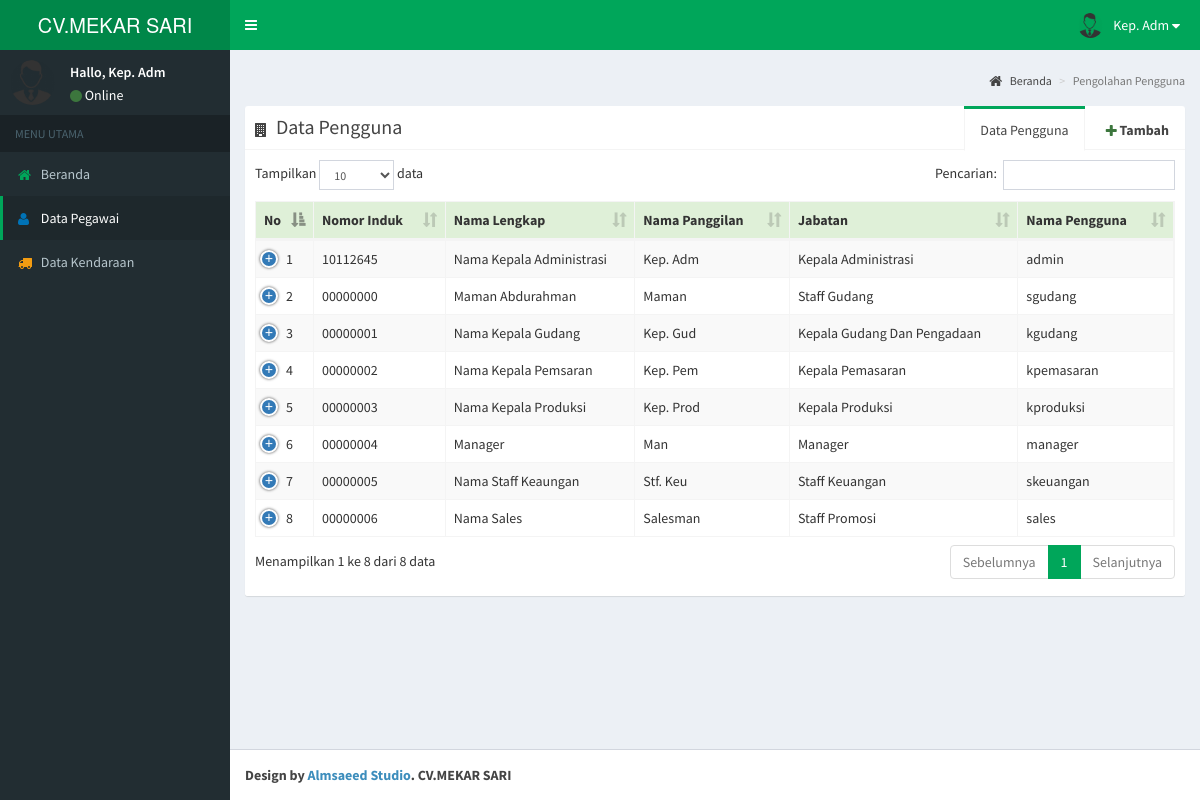
Before: /admin/index.php?menu=pengguna (signed in) with the older database file.
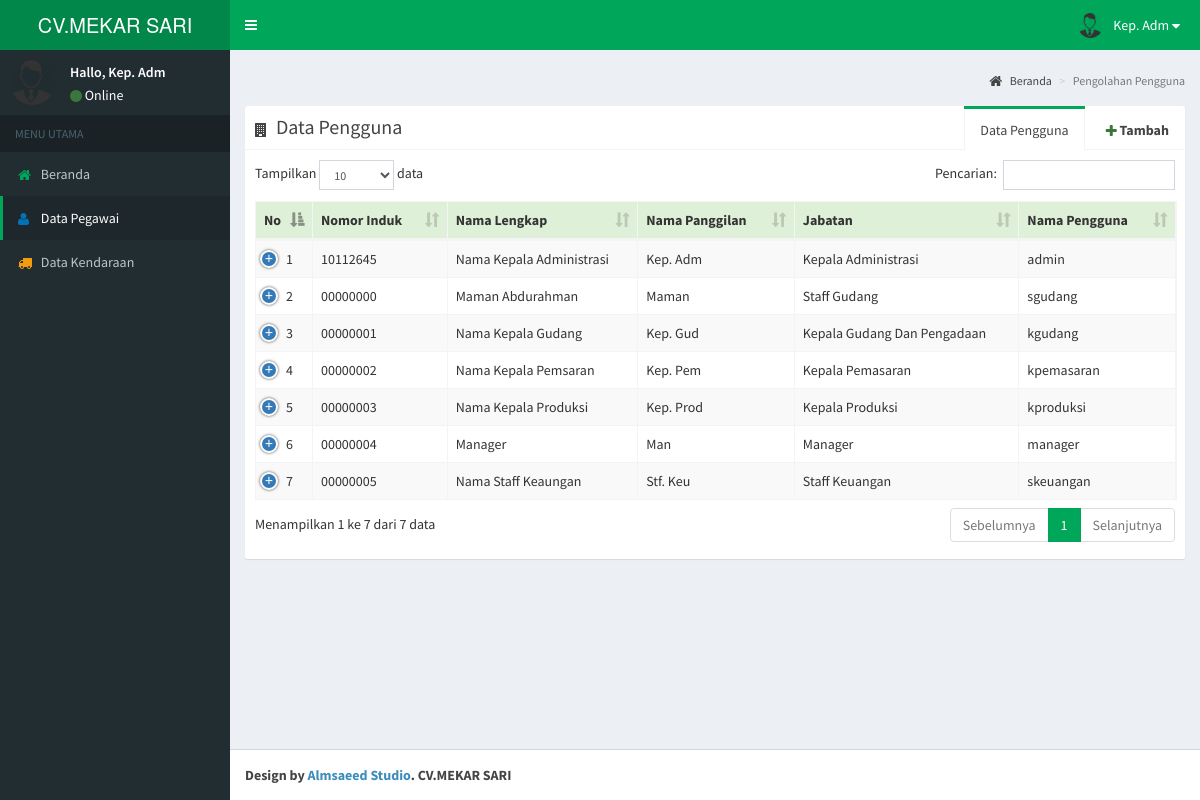
After: the same page with the newer database file.
### tables this page shows
CREATE TABLE `pegawai` (
  `id` int(11) NOT NULL,
  `nip` char(8) NOT NULL,
  `nama_lengkap` varchar(50) NOT NULL,
  `nama_panggilan` varchar(20) NOT NULL,
  `jabatan` enum('pemilik','manager','kepala pemasaran','kepala administrasi','kepala produksi','kepala gudang dan pengadaan','staff penerimaan','staff promosi','staff keuangan','staff pengolahan data','staff produksi','staff gudang','administrator') NOT NULL,
  `nama_pengguna` varchar(20) DEFAULT NULL,
  `kata_sandi` varchar(62) DEFAULT NULL
);

### admin/kepala-administrasi/interfaces/pengguna.php (the view, shortened to what this page needs)
<div class="content-wrapper">
    <section class="content-header">
      <ol class="breadcrumb">
        <li><a href="?menu=beranda"><i class="fa fa-home"></i> Beranda</a></li>
        <li class="active">Pengolahan Pengguna</li>
      </ol>
    </section>
    <section class="content">
      	<div class="row">
        	<div class="col-xs-12">
		        <div class="nav-tabs-custom">
		            <ul class="nav nav-tabs pull-right">
		              	<li><a href="" data-toggle="modal" data-target="#modalTambah" class="text-bold"><i class="fa fa-plus text-success"></i> Tambah</a></li>
		              	<li class="active"><a href="#tab_2-2" data-toggle="tab">Data Pengguna</a></li>
		             	<li class="pull-left header"><i class="fa fa-building"></i> Data Pengguna</li>
		            </ul>
		            <div class="tab-content">
		              	<div class="tab-pane active" id="tab_2-2">
		                	<table id="example1" class="table table-striped table-bordered dt-responsive nowrap">
				                <thead>
				                <tr class="bg-success">
				                  	<th width="5%">No</th>
				                  	<th>Nomor Induk</th>
				                  	<th>Nama Lengkap</th>
				                  	<th>Nama Panggilan</th>
				                  	<th>Jabatan</th>
				                  	<th>Nama Pengguna</th>
				                </tr>
				                </thead>
				                <tbody>
					                <?php
					                $sql = "SELECT id, nip, nama_lengkap, nama_panggilan, jabatan, nama_pengguna, kata_sandi FROM pegawai WHERE jabatan NOT IN ('administrator')";
									$result = mysqli_query($conn, $sql);
									if (mysqli_num_rows($result) > 0) {
										$no = 1;
									    while($row = mysqli_fetch_assoc($result)) {
									    	?>
									        <tr>
							                  	<td><?= $no++; ?></td>
							                  	<td><?= strtoupper($row['nip']) ?></td>
							                  	<td><?= ucwords($row['nama_lengkap']) ?></td>
							                  	<td><?= ucwords($row['nama_panggilan']) ?></td>
							                  	<td><?= ucwords($row['jabatan']) ?></td>
							                  	<td><?= $row['nama_pengguna'] ?></td>
							                </tr>
									        <?php
									    }
									}
					                ?>
				                </tbody>
			              	</table>
		              	</div>
		            </div>
		        </div>
       		</div>
      	</div>
    </section>
</div>

Changed rows visible on the page:
removed pegawai: nip "00000006", nama_lengkap "Nama Sales", nama_panggilan "Salesman", jabatan "Staff Promosi", nama_pengguna "sales"
Other visible differences:
text written by a page script: "Tampilkan data Pencarian: Menampilkan 1 ke 8 dari 8 data Sebelumnya 1 Selanjutnya" → "Tampilkan data Pencarian: Menampilkan 1 ke 7 dari 7 data Sebelumnya 1 Selanjutnya"
